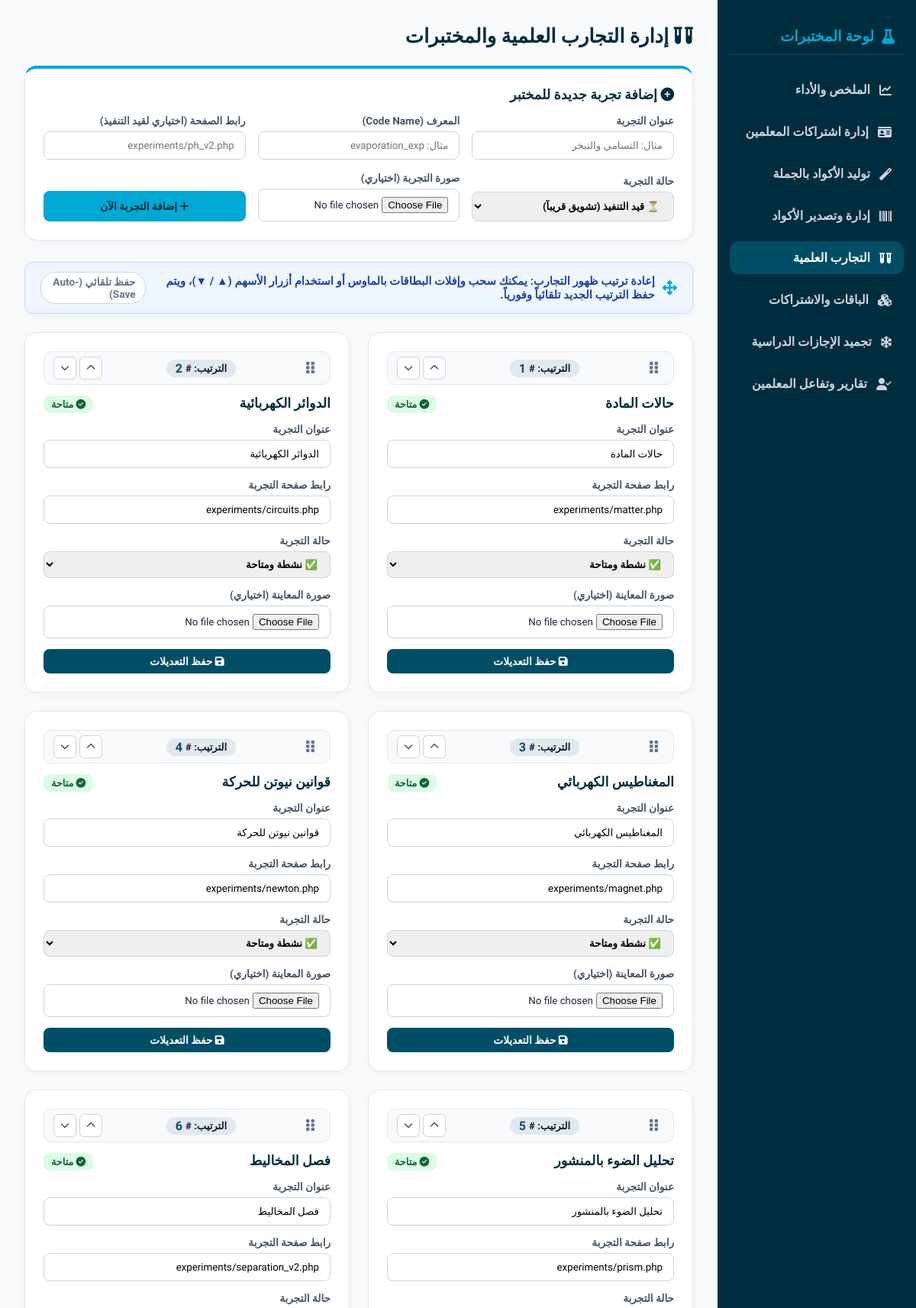
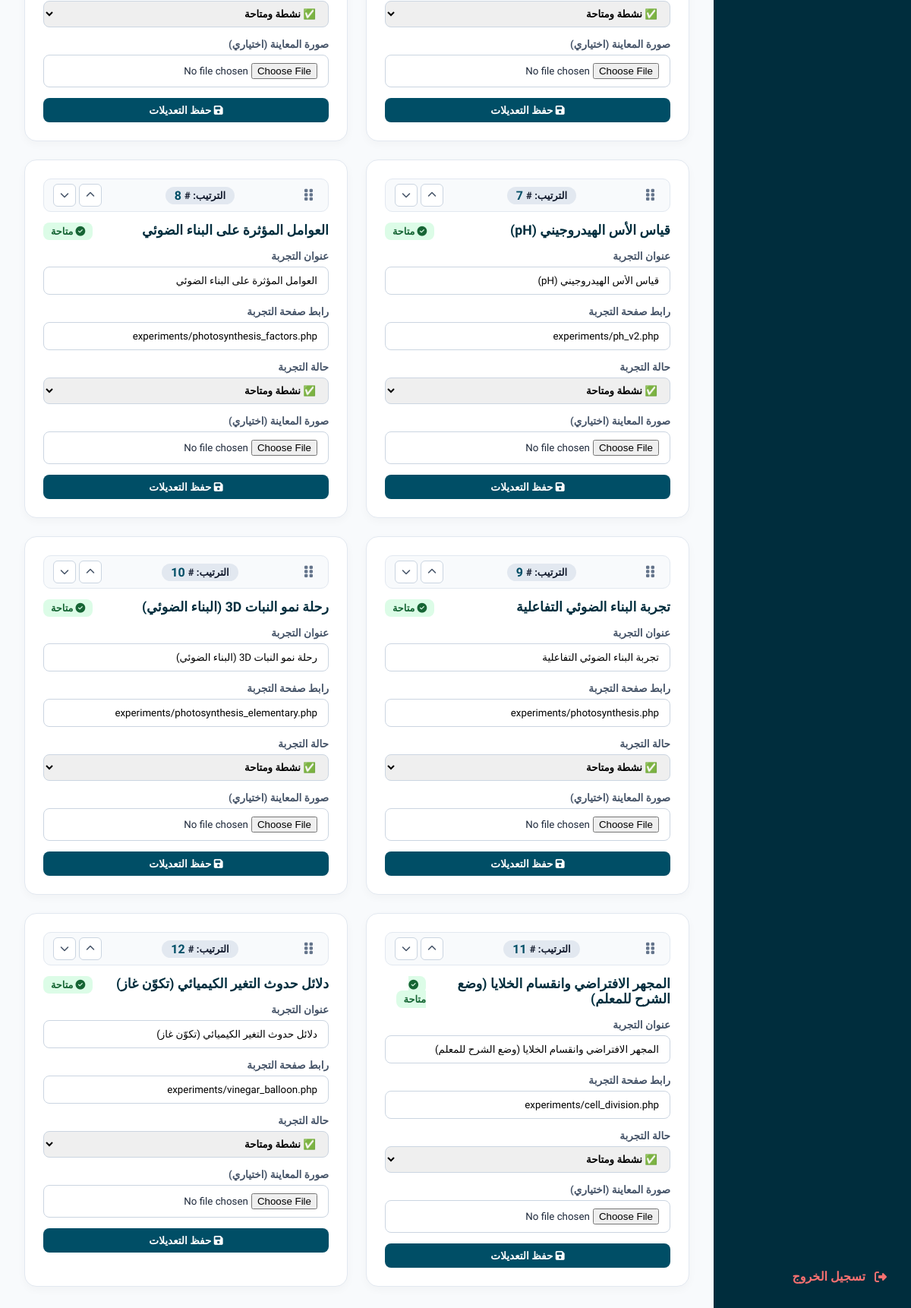
The page /admin/experiments.php (signed in) on the database its author committed (2 pictures, top to bottom).
### tables this page shows
CREATE TABLE IF NOT EXISTS `experiments` (
  `id` int(11) NOT NULL AUTO_INCREMENT,
  `code_name` varchar(50) NOT NULL,
  `title` varchar(100) NOT NULL,
  `page_url` varchar(100) NOT NULL,
  `image_url` varchar(255) DEFAULT NULL,
  `is_active` tinyint(4) DEFAULT 1 COMMENT '1=نشطة, 0=معطلة, 2=قيد التنفيذ/قريباً',
  `display_order` int(11) DEFAULT 0,
  `created_at` timestamp NOT NULL DEFAULT current_timestamp(),
  PRIMARY KEY (`id`),
  UNIQUE KEY `code_name` (`code_name`)
);

### functions.php (called while the page is built, shortened)
<?php
require_once __DIR__ . '/config.php';
function ensureExperimentsSchemaUpdated() {
    global $conn;
    $col_check = $conn->query("SHOW COLUMNS FROM experiments LIKE 'display_order'");
}
function getAllExperiments($active_only = false) {
    global $conn;
    ensureExperimentsSchemaUpdated();
    $query = "SELECT * FROM experiments";
    $query .= " ORDER BY display_order ASC, id ASC";
    $result = mysqli_query($conn, $query);
    return $result ? $result->fetch_all(MYSQLI_ASSOC) : [];
}

### admin/experiments.php (the view, shortened to what this page needs)
<?php
$experiments = getAllExperiments();
?>
<!DOCTYPE html>
<html lang="ar" dir="rtl">
<head>
    <link rel="stylesheet" href="https://cdnjs.cloudflare.com/ajax/libs/font-awesome/6.4.0/css/all.min.css">
</head>
<body>
    <div class="sidebar">
        <div class="sidebar-brand"><i class="fas fa-flask"></i> لوحة المختبرات</div>
        <a href="index.php" class="nav-item"><i class="fas fa-chart-line"></i> الملخص والأداء</a>
        <a href="manage_subscriptions.php" class="nav-item"><i class="fas fa-id-card"></i> إدارة اشتراكات المعلمين</a>
        <a href="create_codes.php" class="nav-item"><i class="fas fa-magic"></i> توليد الأكواد بالجملة</a>
        <a href="manage_codes.php" class="nav-item"><i class="fas fa-barcode"></i> إدارة وتصدير الأكواد</a>
        <a href="experiments.php" class="nav-item active"><i class="fas fa-vials"></i> التجارب العلمية</a>
        <a href="packages.php" class="nav-item"><i class="fas fa-cubes"></i> الباقات والاشتراكات</a>
        <a href="system_freeze.php" class="nav-item"><i class="fas fa-snowflake"></i> تجميد الإجازات الدراسية</a>
        <a href="statistics.php" class="nav-item"><i class="fas fa-user-check"></i> تقارير وتفاعل المعلمين</a>
        <a href="auth.php?logout=1" class="nav-item" style="margin-top: auto; color: #f87171;"><i class="fas fa-sign-out-alt"></i> تسجيل الخروج</a>
    </div>
    <div class="main-content">
        <div class="page-title"><i class="fas fa-vials"></i> إدارة التجارب العلمية والمختبرات</div>
        <div class="card" style="margin-bottom: 28px; border-top: 4px solid var(--accent);">
            <div class="card-title" style="margin-bottom: 16px;"><i class="fas fa-plus-circle"></i> إضافة تجربة جديدة للمختبر</div>
            <form method="POST" enctype="multipart/form-data" style="display: grid; grid-template-columns: repeat(auto-fit, minmax(200px, 1fr)); gap: 16px; align-items: end;">
                <div class="form-group" style="margin-bottom: 0;">
                    <label>عنوان التجربة</label>
                    <input type="text" name="title" placeholder="مثال: التسامي والتبخر" required>
                </div>
                <div class="form-group" style="margin-bottom: 0;">
                    <label>المعرف (Code Name)</label>
                    <input type="text" name="code_name" placeholder="مثال: evaporation_exp" required>
                </div>
                <div class="form-group" style="margin-bottom: 0;">
                    <label>رابط الصفحة (اختياري لقيد التنفيذ)</label>
                    <input type="text" name="page_url" placeholder="experiments/ph_v2.php">
                </div>
                <div class="form-group" style="margin-bottom: 0;">
                    <label>حالة التجربة</label>
                    <select name="is_active" style="width: 100%; padding: 10px 14px; border: 1px solid #cbd5e1; border-radius: 8px; outline: none; font-family: 'Cairo'; font-weight: 700;">
                        <option value="2" selected>⏳ قيد التنفيذ (تشويق قريباً)</option>
                    </select>
                </div>
                <div class="form-group" style="margin-bottom: 0;">
                    <label>صورة التجربة (اختياري)</label>
                    <input type="file" name="exp_image" accept="image/*">
                </div>
                <div>
                    <button type="submit" name="add_exp" class="btn" style="background: var(--accent); color: var(--dark); padding: 12px 20px; width: 100%; font-weight: 800;"><i class="fas fa-plus"></i> إضافة التجربة الآن</button>
                </div>
            </form>
        </div>
        <div class="reorder-hint-banner">
            <div style="display: flex; align-items: center; gap: 10px;">
                <i class="fas fa-arrows-up-down-left-right" style="font-size: 1.2rem; color: var(--accent);"></i>
                <span><strong>إعادة ترتيب ظهور التجارب:</strong> يمكنك سحب وإفلات البطاقات بالماوس أو استخدام أزرار الأسهم (▲ / ▼)، ويتم حفظ الترتيب الجديد تلقائياً وفورياً.</span>
            </div>
            <span style="font-size: 0.85rem; color: #64748b; background: white; padding: 4px 12px; border-radius: 20px; border: 1px solid #cbd5e1;">حفظ تلقائي (Auto-Save)</span>
        </div>
        <div class="grid" id="experimentsGrid">
            <?php foreach ($experiments as $idx => $exp): ?>
                <div class="card exp-sortable-card" draggable="true" data-id="<?=$exp['id']?>">
                    <div class="card-reorder-toolbar">
                        <div class="drag-handle" title="اسحب بالماوس أو اللمس لإعادة الترتيب">
                            <i class="fas fa-grip-vertical"></i>
                        </div>
                        <span class="order-badge">الترتيب: #<strong class="order-num"><?=$idx + 1?></strong></span>
                        <div class="reorder-arrow-btns">
                            <button type="button" class="btn-arrow btn-up" title="تقديم للأعلى" onclick="moveCard(this, -1)">
                                <i class="fas fa-chevron-up"></i>
                            </button>
                            <button type="button" class="btn-arrow btn-down" title="تأخير للأسفل" onclick="moveCard(this, 1)">
                                <i class="fas fa-chevron-down"></i>
                            </button>
                        </div>
                    </div>
                    <div class="card-header">
                        <div class="card-title"><?=htmlspecialchars($exp['title'])?></div>
                        <div>
                            <?php if ($exp['is_active'] == 1): ?>
                                <span style="background:#dcfce7; color:#166534; padding:4px 10px; border-radius:8px; font-weight:700; font-size:0.8rem;"><i class="fas fa-check-circle"></i> متاحة</span>
                            <?php elseif ($exp['is_active'] == 2): ?>
                                <span style="background:#fef3c7; color:#92400e; padding:4px 10px; border-radius:8px; font-weight:700; font-size:0.8rem;"><i class="fas fa-hourglass-half"></i> قيد التنفيذ</span>
                            <?php else: ?>
                                <span style="background:#f1f5f9; color:#64748b; padding:4px 10px; border-radius:8px; font-weight:700; font-size:0.8rem;"><i class="fas fa-ban"></i> معطلة</span>
                            <?php endif; ?>
                        </div>
                    </div>
                    <form method="POST" enctype="multipart/form-data">
                        <div class="form-group">
                            <label>عنوان التجربة</label>
                            <input type="text" name="title" value="<?=htmlspecialchars($exp['title'])?>" required>
                        </div>
                        <div class="form-group">
                            <label>رابط صفحة التجربة</label>
                            <input type="text" name="page_url" value="<?=htmlspecialchars($exp['page_url'])?>">
                        </div>
                        <div class="form-group">
                            <label>حالة التجربة</label>
                            <select name="is_active" style="width: 100%; padding: 8px 12px; border: 1px solid #cbd5e1; border-radius: 8px; outline: none; font-family: 'Cairo'; font-weight: 700;">
                                <option value="1" <?=$exp['is_active'] == 1 ? 'selected' : ''?>>✅ نشطة ومتاحة</option>
                            </select>
                        </div>
                        <div class="form-group">
                            <label>صورة المعاينة (اختياري)</label>
                            <input type="file" name="exp_image" accept="image/*">
                        </div>
                        <button type="submit" name="update_exp" class="btn" style="width:100%;"><i class="fas fa-save"></i> حفظ التعديلات</button>
                    </form>
                </div>
            <?php endforeach; ?>
        </div>
    </div>
</body>
</html>

### admin/experiments.php (style rules this page uses)
:root { --main: #004e66; --dark: #002d3d; --light: #f8fafc; --accent: #00a8d4; }
* { margin: 0; padding: 0; box-sizing: border-box; font-family: 'Cairo', sans-serif; }
body { background: var(--light); color: #1e293b; display: flex; min-height: 100vh; }
.sidebar { width: 260px; background: var(--dark); color: white; padding: 24px 16px; display: flex; flex-direction: column; gap: 12px; }
.sidebar-brand { font-size: 1.2rem; font-weight: 800; padding: 12px; color: var(--accent); display: flex; align-items: center; gap: 10px; border-bottom: 1px solid rgba(255,255,255,0.1); margin-bottom: 12px; }
.nav-item { display: flex; align-items: center; gap: 12px; padding: 12px 16px; color: #cbd5e1; text-decoration: none; border-radius: 12px; font-weight: 600; transition: 0.2s; }
.nav-item:hover, .nav-item.active { background: var(--main); color: white; }
.main-content { flex: 1; padding: 32px; overflow-y: auto; }
.page-title { font-size: 1.6rem; font-weight: 800; color: var(--dark); margin-bottom: 24px; }
.grid { display: grid; grid-template-columns: repeat(auto-fit, minmax(300px, 1fr)); gap: 24px; }
.card { background: white; border-radius: 16px; padding: 24px; border: 1px solid #e2e8f0; box-shadow: 0 4px 12px rgba(0,0,0,0.03); }
.card-header { display: flex; justify-content: space-between; align-items: center; margin-bottom: 16px; }
.card-title { font-size: 1.1rem; font-weight: 800; color: var(--dark); }
.btn { padding: 8px 14px; background: var(--main); color: white; text-decoration: none; border-radius: 8px; font-weight: 700; border: none; cursor: pointer; font-size: 0.85rem; }
.form-group { margin-bottom: 14px; }
.form-group label { display: block; font-weight: 700; font-size: 0.85rem; color: #475569; margin-bottom: 6px; }
.form-group input { width: 100%; padding: 10px 14px; border: 1px solid #cbd5e1; border-radius: 8px; outline: none; }
.reorder-hint-banner { background: #eff6ff; border: 1px solid #bfdbfe; color: #1e40af; padding: 12px 20px; border-radius: 12px; margin-bottom: 24px; display: flex; align-items: center; justify-content: space-between; gap: 12px; font-weight: 700; font-size: 0.92rem; box-shadow: 0 2px 6px rgba(30, 64, 175, 0.05); }
.card-reorder-toolbar { display: flex; align-items: center; justify-content: space-between; background: #f8fafc; border: 1px solid #e2e8f0; border-radius: 10px; padding: 6px 12px; margin-bottom: 14px; gap: 8px; }
.drag-handle { cursor: grab; color: #64748b; padding: 4px 8px; border-radius: 6px; font-size: 1.1rem; display: flex; align-items: center; transition: all 0.2s; user-select: none; }
.order-badge { font-size: 0.82rem; font-weight: 800; color: #0f172a; background: #e2e8f0; padding: 2px 12px; border-radius: 20px; display: inline-flex; align-items: center; gap: 4px; }
.order-badge strong { color: var(--main); font-size: 1.0rem; }
.reorder-arrow-btns { display: flex; align-items: center; gap: 4px; }
.btn-arrow { width: 30px; height: 30px; border: 1px solid #cbd5e1; background: #ffffff; color: #475569; border-radius: 6px; cursor: pointer; display: inline-flex; align-items: center; justify-content: center; font-size: 0.75rem; transition: all 0.2s; }
.card.exp-sortable-card { transition: transform 0.2s, box-shadow 0.2s, opacity 0.2s, border-color 0.2s; }

### rows shown on the page
experiments: title "حالات المادة", shows "متاحة", page_url "experiments/matter.php", is_active "✅ نشطة ومتاحة"
experiments: title "الدوائر الكهربائية", shows "متاحة", page_url "experiments/circuits.php", is_active "✅ نشطة ومتاحة"
experiments: title "المغناطيس الكهربائي", shows "متاحة", page_url "experiments/magnet.php", is_active "✅ نشطة ومتاحة"
experiments: title "قوانين نيوتن للحركة", shows "متاحة", page_url "experiments/newton.php", is_active "✅ نشطة ومتاحة"
experiments: title "تحليل الضوء بالمنشور", shows "متاحة", page_url "experiments/prism.php", is_active "✅ نشطة ومتاحة"
experiments: title "فصل المخاليط", shows "متاحة", page_url "experiments/separation_v2.php", is_active "✅ نشطة ومتاحة"
experiments: title "قياس الأس الهيدروجيني (pH)", shows "متاحة", page_url "experiments/ph_v2.php", is_active "✅ نشطة ومتاحة"
experiments: title "العوامل المؤثرة على البناء الضوئي", shows "متاحة", page_url "experiments/photosynthesis_factors.php", is_active "✅ نشطة ومتاحة"
experiments: title "تجربة البناء الضوئي التفاعلية", shows "متاحة", page_url "experiments/photosynthesis.php", is_active "✅ نشطة ومتاحة"
experiments: title "رحلة نمو النبات 3D (البناء الضوئي)", shows "متاحة", page_url "experiments/photosynthesis_elementary.php", is_active "✅ نشطة ومتاحة"
experiments: title "المجهر الافتراضي وانقسام الخلايا (وضع الشرح للمعلم)", shows "متاحة", page_url "experiments/cell_division.php", is_active "✅ نشطة ومتاحة"
experiments: title "دلائل حدوث التغير الكيميائي (تكوّن غاز)", shows "متاحة", page_url "experiments/vinegar_balloon.php", is_active "✅ نشطة ومتاحة"
